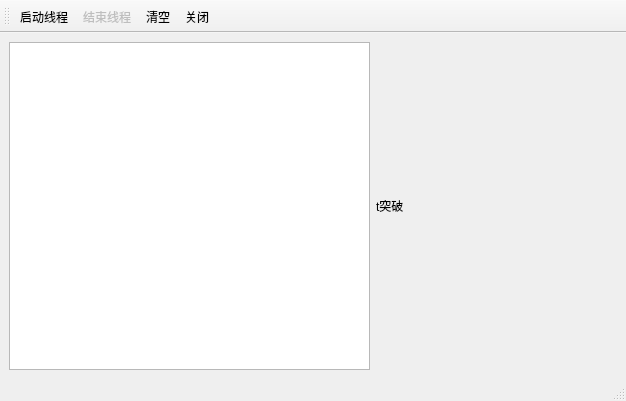
<?xml version="1.0" encoding="UTF-8"?>
<ui version="4.0">
 <class>MainWindow</class>
 <widget class="QMainWindow" name="MainWindow">
  <property name="geometry">
   <rect>
    <x>0</x>
    <y>0</y>
    <width>626</width>
    <height>401</height>
   </rect>
  </property>
  <property name="windowTitle">
   <string>MainWindow</string>
  </property>
  <property name="toolButtonStyle">
   <enum>Qt::ToolButtonStyle::ToolButtonTextOnly</enum>
  </property>
  <widget class="QWidget" name="centralwidget">
   <layout class="QHBoxLayout" name="horizontalLayout_2">
    <item>
     <layout class="QHBoxLayout" name="horizontalLayout" stretch="6,4">
      <item>
       <widget class="QTextEdit" name="textEdit"/>
      </item>
      <item>
       <widget class="QLabel" name="label">
        <property name="text">
         <string>t突破</string>
        </property>
       </widget>
      </item>
     </layout>
    </item>
   </layout>
  </widget>
  <widget class="QStatusBar" name="statusbar"/>
  <widget class="QToolBar" name="toolBar">
   <property name="windowTitle">
    <string>toolBar</string>
   </property>
   <property name="iconSize">
    <size>
     <width>40</width>
     <height>40</height>
    </size>
   </property>
   <property name="toolButtonStyle">
    <enum>Qt::ToolButtonStyle::ToolButtonTextBesideIcon</enum>
   </property>
   <attribute name="toolBarArea">
    <enum>TopToolBarArea</enum>
   </attribute>
   <attribute name="toolBarBreak">
    <bool>false</bool>
   </attribute>
   <addaction name="action_1"/>
   <addaction name="action_4"/>
   <addaction name="action_5"/>
   <addaction name="action_6"/>
  </widget>
  <action name="action_1">
   <property name="icon">
    <iconset theme="QIcon::ThemeIcon::MediaRecord"/>
   </property>
   <property name="text">
    <string>启动线程</string>
   </property>
   <property name="toolTip">
    <string>占用一个子线程</string>
   </property>
   <property name="menuRole">
    <enum>QAction::MenuRole::NoRole</enum>
   </property>
  </action>
  <action name="action_4">
   <property name="enabled">
    <bool>false</bool>
   </property>
   <property name="icon">
    <iconset theme="QIcon::ThemeIcon::MediaPlaybackStop"/>
   </property>
   <property name="text">
    <string>结束线程</string>
   </property>
   <property name="toolTip">
    <string>释放一个子线程</string>
   </property>
   <property name="menuRole">
    <enum>QAction::MenuRole::NoRole</enum>
   </property>
  </action>
  <action name="action_5">
   <property name="icon">
    <iconset theme="QIcon::ThemeIcon::EditDelete"/>
   </property>
   <property name="text">
    <string>清空</string>
   </property>
   <property name="toolTip">
    <string>清空文本所有内容</string>
   </property>
   <property name="menuRole">
    <enum>QAction::MenuRole::NoRole</enum>
   </property>
  </action>
  <action name="action_6">
   <property name="icon">
    <iconset theme="QIcon::ThemeIcon::ApplicationExit"/>
   </property>
   <property name="text">
    <string>关闭</string>
   </property>
   <property name="toolTip">
    <string>退出程序</string>
   </property>
   <property name="menuRole">
    <enum>QAction::MenuRole::NoRole</enum>
   </property>
  </action>
 </widget>
 <resources/>
 <connections>
  <connection>
   <sender>action_5</sender>
   <signal>triggered()</signal>
   <receiver>textEdit</receiver>
   <slot>clear()</slot>
   <hints>
    <hint type="sourcelabel">
     <x>-1</x>
     <y>-1</y>
    </hint>
    <hint type="destinationlabel">
     <x>189</x>
     <y>215</y>
    </hint>
   </hints>
  </connection>
  <connection>
   <sender>action_6</sender>
   <signal>triggered()</signal>
   <receiver>MainWindow</receiver>
   <slot>close()</slot>
   <hints>
    <hint type="sourcelabel">
     <x>-1</x>
     <y>-1</y>
    </hint>
    <hint type="destinationlabel">
     <x>312</x>
     <y>200</y>
    </hint>
   </hints>
  </connection>
 </connections>
</ui>
